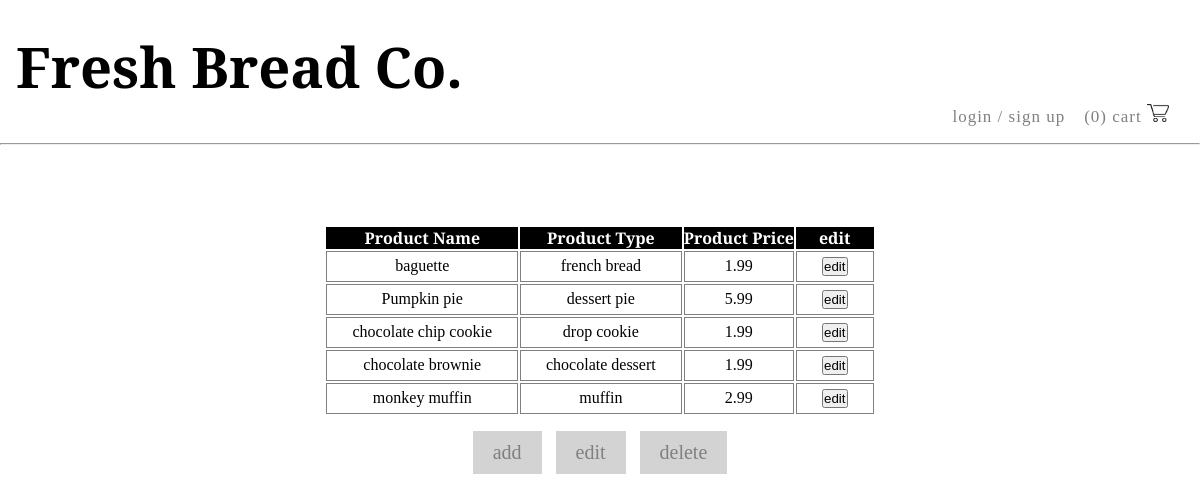
The page /projects/sCrtProj2/StoreFront/admin.php?edit=true on the database as committed earlier.
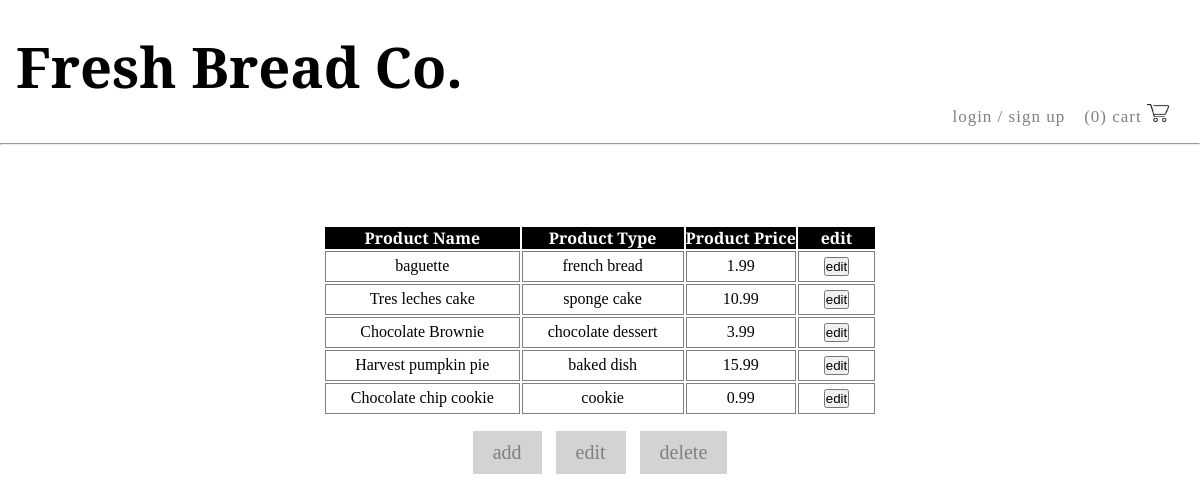
The same page on the database as committed later.
### tables this page shows
CREATE TABLE `items` (
  `product_id` int(11) NOT NULL,
  `product_name` varchar(25) NOT NULL,
  `product_type` varchar(25) NOT NULL,
  `product_description` varchar(200) NOT NULL,
  `product_image` varchar(225) NOT NULL,
  `product_price` float NOT NULL
);

### projects/sCrtProj2/StoreFront/include/admin_edit.php (the view, shortened to what this page needs)
<?php
if (isset($_GET['edit']) && $_GET['edit'] == true) {
  $query = "SELECT* FROM items";
  if ($result = $Conn->query($query)) {
    echo "<table>";
    echo "<tr>";
    echo "<th>Product Name</th><th>Product Type</th><th>Product Price</th><th>edit</th>";
    while ($record = $result->fetch_assoc()) {
      $id = $record['product_id'];
      echo <<<_start
      <tr>
      <td>{$record['product_name']}</td>
      <td>{$record['product_type']}</td>
      <td>{$record['product_price']}</td>
      <td><form action='./admin.php?edit=true&id={$id}' method='post'>
      <input type='submit' name='update' value='edit'></form></td>
      </tr>
_start;
    }
  }
  echo "</table>";
}
 ?>

### projects/sCrtProj2/StoreFront/include/head.php (shortened to what this page needs)
<?php
if (isset($_SESSION['u_id'])) {
  $log = "<a href='./include/logout.php'>logout</a>";
} else {
  $log = "<a href='./login_page.php'>login / sign up</a>";
}
 ?>
<!DOCTYPE html PUBLIC "-//W3C//DTD XHTML 1.0 Transitional//EN" "http://www.w3.org/TR/xhtml1/DTD/xhtml1-transitional.dtd">
<html xmlns="http://www.w3.org/1999/xhtml" xml:lang="en" lang="en">
  <head>
      <link rel="stylesheet" href="./css/reset.css" type="text/css">
      <link rel="stylesheet" href="./css/homepage.css" type="text/css">
      <link rel="stylesheet" href="./css/display_products.css" type="text/css">
      <link rel="stylesheet" href="./css/footer.css" type="text/css">
    <link rel="stylesheet" href="./css/admin.css" type="text/css">
  </head>
  <body>
    <header>
      <div class="header-title">
        <a style="text-decoration:none;color:black;" href="./index.php"><h1>Fresh Bread Co.</h1></a>
      </div>
      <div class="nav">
        <nav class="header-nav">
          <?php echo $log; ?>
          <a href="./cart_page.php">(<?php echo $numItems; ?>) cart <img src="./images/cart.png" alt="cart"> </a>
        </nav>
      </div>
    </header>
    <hr>

### projects/sCrtProj2/StoreFront/admin.php (shortened to what this page needs)
<?php
$numItems = 0;
include_once "./include/head.php";
include_once "./include/connect.php";
 ?>
<div class="admin-form">
  <?php include_once "./include/admin_add.php";
        include_once "./include/admin_edit.php";
  ?>
</div>
<div class="admin-choice">
  <div class="choice">
    <a href="admin.php?add=true">add</a>
    <a href="admin.php?edit=true">edit</a>
    <a href="admin.php?delete=true">delete</a>
  </div>
</div>

### projects/sCrtProj2/StoreFront/css/homepage.css (style rules this page uses)
body { font-family: 'Slabo 27px', serif; }
header { margin: 1em; }
.header-title { display: inline-block; width:45%; height:auto; margin-top: 1%; font-size: 28px; }
.nav { text-align: right; width: 100%; }
.nav a { color: gray; text-decoration: none; margin-right: 15px; font-size: 17px; letter-spacing: 1px; display: inline-block; }
a img { width:22px; height:18px; }

### projects/sCrtProj2/StoreFront/css/admin.css (style rules this page uses)
.admin-form { width: 100%; height:auto; margin-left: auto; margin-right: auto; }
.admin-choice { margin: 15px; width: auto; height: auto; }
.choice { vertical-align: top; display: inline-block; width:100%; text-align: center; margin-left: auto; margin-right: auto; }
.choice a { font-size: 20px; display: inline-block; padding: 10px 20px; margin-left: 5px; margin-right: 5px; color:gray; background-color: lightgray; text-decoration: none; }
table { margin-top: 5em; margin-left: auto; margin-right: auto; text-align: center; }
td { border:1px gray solid; padding:5px 25px; }
th { color:white; background-color: black; }

Rows that differ between the two databases and show on the page:
removed items: product_name "Pumpkin pie", product_type "dessert pie", product_price "5.99"
removed items: product_name "chocolate brownie", product_type "chocolate dessert", product_price "1.99"
removed items: product_name "monkey muffin", product_type "muffin", product_price "2.99"
added items: product_name "Tres leches cake", product_type "sponge cake", product_price "10.99"
changed items: product_name "chocolate chip cookie" → "Chocolate Brownie"; product_type "drop cookie" → "chocolate dessert"; product_price "1.99" → "3.99"
added items: product_name "Harvest pumpkin pie", product_type "baked dish", product_price "15.99"
added items: product_name "Chocolate chip cookie", product_type "cookie", product_price "0.99"
